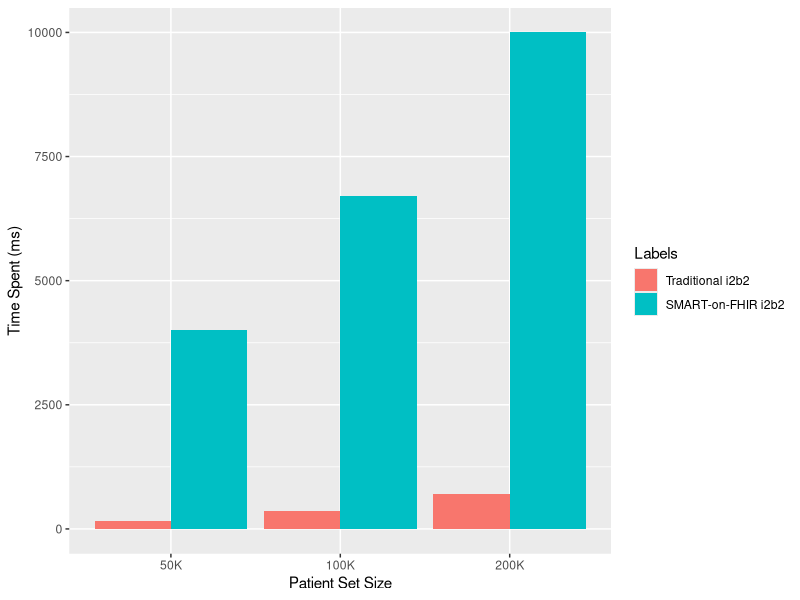
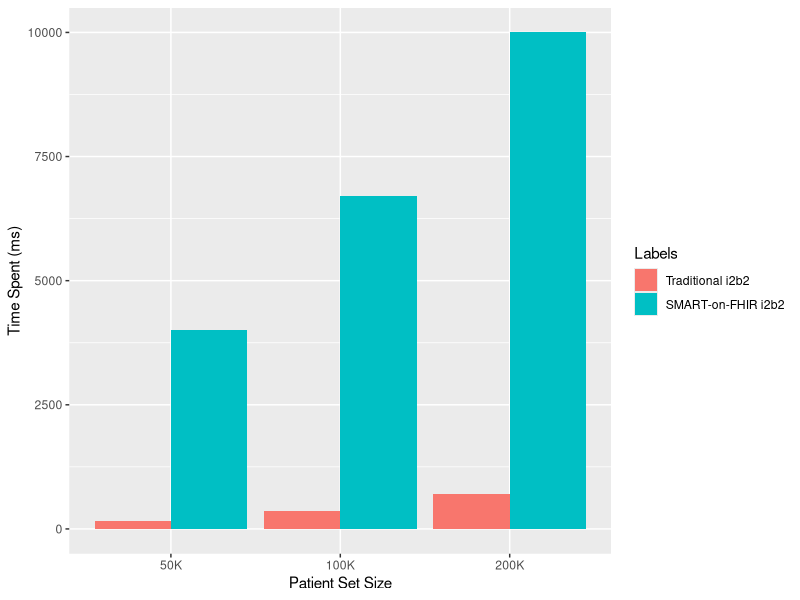

Recreate these plots in R, in order.
library(ggplot2)
df2 <- data.frame(Labels=rep(c("Traditional i2b2", "SMART-on-FHIR i2b2"), each=3),
                Patient_Set_Size=rep(c(
				       #"4K"
				        "50K"
				       ,"100K"
				       , "200K"), 2),
                Time_Spent_Seconds=c(  
#26
				      162
				     , 351
				     , 700
				     #, 3241
#,900
				     , 4000
				     , 6700
				     , 10000
				     #, 52000
				     ))
print(df2)
df2$Patient_Set_Size <- factor(df2$Patient_Set_Size, levels=c(
							      #"4K"
							       "50K","100K","200K"))
df2$Labels <- factor(df2$Labels, levels=c("Traditional i2b2", "SMART-on-FHIR i2b2" ))
ggplot(data=df2, aes(x=Patient_Set_Size, y=Time_Spent_Seconds, fill=Labels)) + geom_bar(stat="identity", position=position_dodge()) +
  xlab("Patient Set Size") + ylab("Time Spent (ms)")
ggsave("graph2.pdf")
